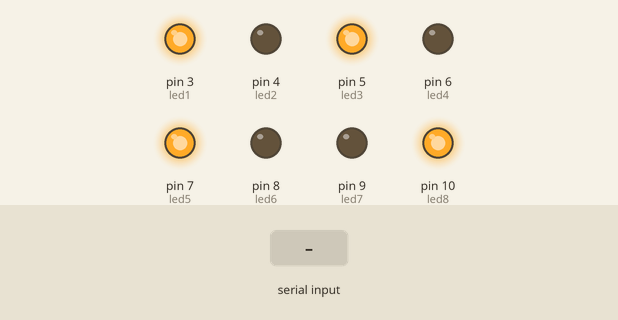
This sketch was run on a simulated Arduino Uno, built with avr-gcc and run on an emulated ATmega328P. Shown: output pins drawn as LEDs (lit = HIGH). The test bench sets the inputs (shaded band).

Above: at 1.2 s.
1.3 s: "30,150\n" received over Serial
At 2.2 s:
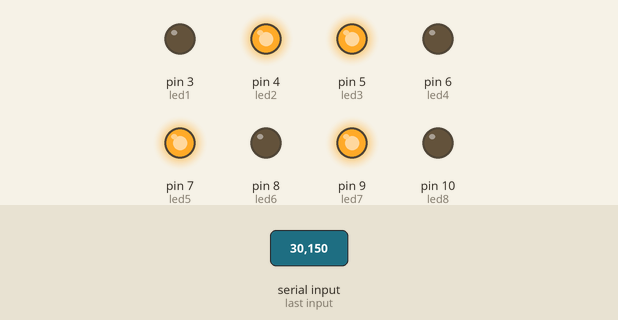
2.8 s: "2\n" received over Serial
At 3.2 s:
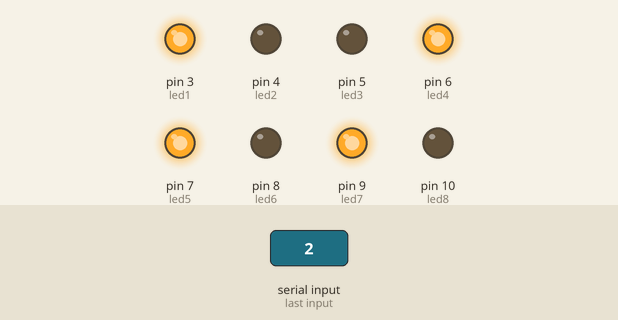
4.3 s: "90,45\n" received over Serial
At 5.5 s:
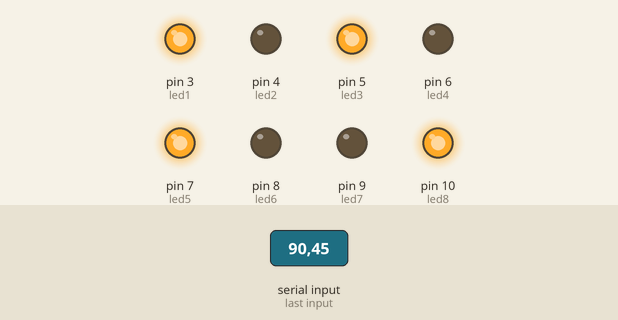
5.8 s: "1\n" received over Serial
At 6.7 s:
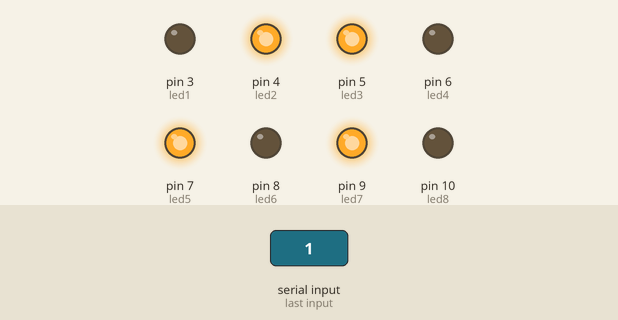
Timing chart, 0 to 8.3 s (numbered marks = the images above; inputs shaded):
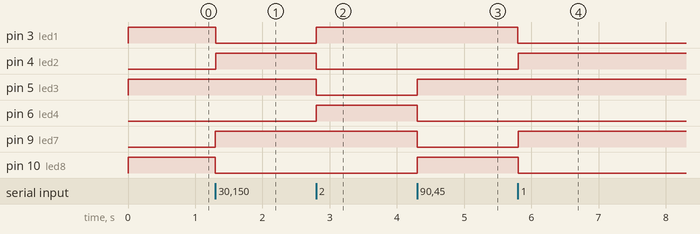

The sketch:

signalControl.ino
```cpp
int state =0;
int led1 = 3;
int led2 = 4;
int led3 = 5;
int led4 = 6;
int led5 = 7;
int led6 = 8;
int led7 = 9;
int led8 = 10;
void setup() {
  // put your setup code here, to run once:
  Serial.begin(9600);
  pinMode(led1,OUTPUT);
  pinMode(led2,OUTPUT);
  pinMode(led3,OUTPUT);
  pinMode(led4,OUTPUT);
  pinMode(led5,OUTPUT);
  pinMode(led6,OUTPUT);
  pinMode(led7,OUTPUT);
  pinMode(led8,OUTPUT);
  digitalWrite(led1,HIGH);
  digitalWrite(led2,LOW);
  digitalWrite(led3,HIGH);
  digitalWrite(led4,LOW);
  digitalWrite(led5,HIGH);
  digitalWrite(led6,LOW);
  digitalWrite(led7,LOW);
  digitalWrite(led8,HIGH);


}


void loop() {
  // put your main code here, to run repeatedly:
  if(Serial.available()>0)
  {
    state = Serial.read() - '0';
    if(state == 1)
    {
    digitalWrite(led1,LOW);
  digitalWrite(led2,HIGH);
  digitalWrite(led3,HIGH);
  digitalWrite(led4,LOW);
  digitalWrite(led5,HIGH);
  digitalWrite(led6,LOW);
  digitalWrite(led7,HIGH);
  digitalWrite(led8,LOW);

    }
     if(state == 2)
    {
    digitalWrite(led1,HIGH);
  digitalWrite(led2,LOW);
  digitalWrite(led3,LOW);
  digitalWrite(led4,HIGH);
  digitalWrite(led5,HIGH);
  digitalWrite(led6,LOW);
  digitalWrite(led7,HIGH);
  digitalWrite(led8,LOW);
    }
     if(state == 3)
    {
    digitalWrite(led1,HIGH);
  digitalWrite(led2,LOW);
  digitalWrite(led3,HIGH);
  digitalWrite(led4,LOW);
  digitalWrite(led5,LOW);
  digitalWrite(led6,HIGH);
  digitalWrite(led7,HIGH);
  digitalWrite(led8,LOW);
    }
     if(state == 4)
    {

    digitalWrite(led1,HIGH);
  digitalWrite(led2,LOW);
  digitalWrite(led3,HIGH);
  digitalWrite(led4,LOW);
  digitalWrite(led5,HIGH);
  digitalWrite(led6,LOW);
  digitalWrite(led7,LOW);
  digitalWrite(led8,HIGH);
    }
    while(Serial.available()>0)
    {
      Serial.read();
    }
  }
}
```

Measured:
- after the input at 1.3 s, pin 3 (led1), pin 10 (led8): HIGH → LOW at once; pin 4 (led2), pin 9 (led7): LOW → HIGH at once
- after the input at 2.8 s, pin 3 (led1), pin 6 (led4): LOW → HIGH at once; pin 4 (led2), pin 5 (led3): HIGH → LOW at once
- after the input at 4.3 s, pin 5 (led3), pin 10 (led8): LOW → HIGH at once; pin 6 (led4), pin 9 (led7): HIGH → LOW at once
- after the input at 5.8 s, pin 3 (led1), pin 10 (led8): HIGH → LOW at once; pin 4 (led2), pin 9 (led7): LOW → HIGH at once
